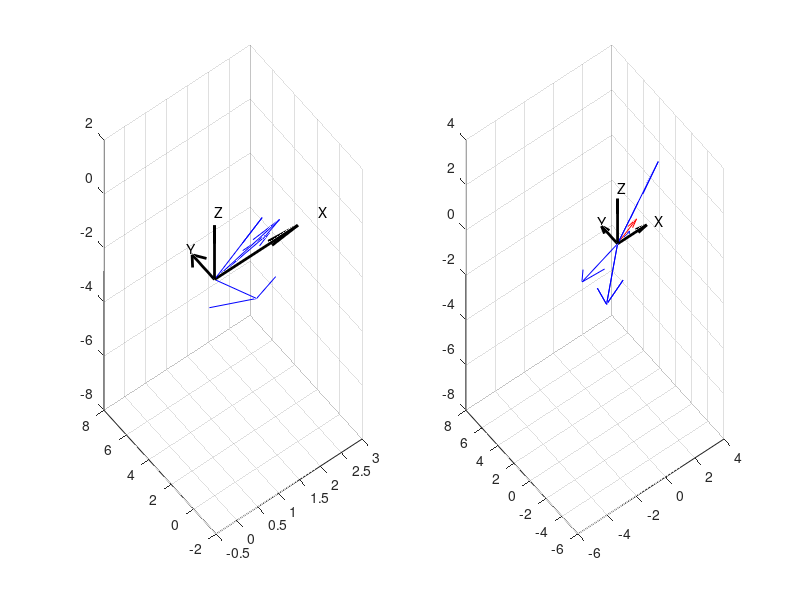

MATLAB code to generate this figure:
%% 1
a = [2; 3; 4];
b = [3; 5; 2];
c = [1; 1; 1];
a + b == b + a
isequal(a + b, b + a)
(a + b) + c == a +(b + c)
isequal((a + b) + c, a + (b + c))
%% 2
alp = 4;
bet = 3;
a = [4; 2; 3];
b = [1; 5; 2];
isequal(alp * (a + b), alp * a + alp * b)
isequal((alp + bet) * a, alp * a + bet * a)
isequal(alp * (bet * a), (alp * bet) * a)
%% 3.1
a = [3; 4; 5];
nr = sqrt(a(1)^2 + a(2)^2 + a(3)^2)
nr = norm(a)
a0 = [(a(1) / nr); (a(2) / nr); (a(3) / nr)]
isequal(norm(a0), 1)
%% 3.2
a = [4; 2];
nr = sqrt(a(1)^2 + a(2)^2)
nr = norm(a)
a0 = [(a(1) / nr); (a(2) / nr)]
isequal(norm(a0), 1)
%% 4
a = [3; 4; 5];
nr = norm(a);
a1ang = acos(a(1) / nr)
a2ang = acos(a(2) / nr)
a3ang = acos(a(3) / nr)
a1 = a(1) / nr
a2 = a(2) / nr
a3 = a(3) / nr
isequal(a1^2 + a2^2 + a3^2, 1)
%% 4.2
a = [4, 2];
nr = norm(a);
a1ang = acos(a(1) / nr)
a2ang = acos(a(2) / nr)
a1 = a(1) / nr
a2 = a(2) / nr
a1^2 + a2^2
isequal(a1^2 + a2^2, 1)
%% 5
a = [1; -2; 0];
b = [0; 1; 1];
c = [1; 2; 2];
plot3([0, a(1)], [0, a(2)], [0, a(3)])
hold on
plot3([0, b(1)], [0, b(2)], [0, b(3)])
plot3([0, c(1)], [0, c(2)], [0, c(3)])
aort = [a(1) / norm(a); a(2) / norm(a); a(3) / norm(a)]
bort = [b(1) / norm(b); b(2) / norm(b); b(3) / norm(b)]
cort = [c(1) / norm(c); c(2) / norm(c); c(3) / norm(c)]
plot3 ([0, 1], [0, 0], [0, 0], 'black', 'LineWidth', 4)
plot3 ([0, 0], [0, 1], [0, 0], 'black', 'LineWidth', 4)
plot3 ([0, 0], [0, 0], [0, 1], 'black', 'LineWidth', 4)
plot3 ([0, aort(1)], [0, aort(2)], [0, aort(3)], 'black', 'LineWidth', 4)
plot3 ([0, bort(1)], [0, bort(2)], [0, bort(3)], 'black', 'LineWidth', 4)
plot3 ([0, cort(1)], [0, cort(2)], [0, cort(3)], 'black', 'LineWidth', 4)
grid on
hold off
%% 6
p = [2 -3];
q = [1 2];
s = [9 4];
isequal(p(1) / q(1), p(2) / q(2))
delta0 = det(horzcat(p', q'))
delta1 = det(horzcat(s', q'))
delta2 = det(horzcat(p', s'))
m = delta1 / delta0;
n = delta2 / delta0;
mp = m * p;
nq = n * q;
quiver(0, 0, mp(1), mp(2), 1, 'Color', 'm', 'lineWidth', 2)
hold on
quiver(0, 0, nq(1), nq(2), 1, 'Color', 'c', 'lineWidth', 2)
quiver(0, 0, p(1), p(2), 1, 'Color', 'r', 'lineWidth', 3)
quiver(0, 0, q(1), q(2), 1, 'Color', 'g', 'lineWidth', 3)
quiver(0, 0, s(1), s(2), 1, 'Color', 'b', 'lineWidth', 2)
quiver(0, 0, 0, 10, 1, 'Color', 'black', 'lineWidth', 2)
quiver(0, 0, 10, 0, 1, 'Color', 'black', 'lineWidth', 2)
hold off
%% 7
a = [3 2];
b = [-2 1];
c = [4 -4];
d1 = det(horzcat(a', b'));
d2 = det(horzcat(c', b'));
d3 = det(horzcat(a', c'));
dc = [d2 / d1, d3 / d1];
d1 = det(horzcat(a', c'));
d2 = det(horzcat(b', c'));
d3 = det(horzcat(a', b'));
db = [d2 / d1, d3 / d1];
d1 = det(horzcat(b', c'));
d2 = det(horzcat(a', c'));
d3 = det(horzcat(b', a'));
da = [d2 / d1, d3 / d1];
subplot(2, 2, 1);
quiver(0, 0, 0, 2, 1, 'Color', 'black', 'LineWidth', 2)
text(2.5, 0, 'X');
hold on
quiver(0, 0, 2, 0, 1, 'Color', 'black', 'LineWidth', 2)
text(0, 2.5, 'Y');
quiver(0, 0, a(1), a(2), 'blue')
quiver(0, 0, b(1), b(2), 'blue')
quiver(0, 0, c(1), c(2), 'blue')
hold off
subplot(2, 2, 2)
quiver(0, 0, 0, 2, 1, 'Color', 'black', 'LineWidth', 2)
text(2.5, 0, 'X');
hold on
quiver(0, 0, 2, 0, 1, 'Color', 'black', 'LineWidth', 2)
text(0, 2.5, 'Y');
quiver(0, 0, a(1), a(2), 'red')
quiver(0, 0, b(1), b(2), 'blue')
quiver(0, 0, c(1), c(2), 'blue')
quiver(0, 0, da(1) * b(1), da(1) * b(2), 'blue')
quiver(0, 0, da(2) * c(1), da(2) * c(2), 'blue')
hold off
subplot(2, 2, 3)
quiver(0, 0, 0, 2, 1, 'Color', 'black', 'LineWidth', 2)
text(2.5, 0, 'X');
hold on
quiver(0, 0, 2, 0, 1, 'Color', 'black', 'LineWidth', 2)
text(0, 2.5, 'Y');
quiver(0, 0, a(1), a(2), 'blue')
quiver(0, 0, b(1), b(2), 'red')
quiver(0, 0, c(1), c(2), 'blue')
quiver(0, 0, db(1) * a(1), db(1) * a(2), 'blue')
quiver(0, 0, db(2) * c(1), db(2) * c(2), 'blue')
hold off
subplot(2, 2, 4)
quiver(0, 0, 0, 2, 1, 'Color', 'black', 'LineWidth', 2)
text(2.5, 0, 'X');
hold on
quiver(0, 0, 2, 0, 1, 'Color', 'black', 'LineWidth', 2)
text(0, 2.5, 'Y');
quiver(0, 0, a(1), a(2), 'blue')
quiver(0, 0, b(1), b(2), 'blue')
quiver(0, 0, c(1), c(2), 'red')
quiver(0, 0, dc(1) * a(1), dc(1) * a(2), 'blue')
quiver(0, 0, dc(2) * b(1), dc(2) * b(2), 'blue')
hold off
%% 8
a = [2, 1, 0];
b = [1, -1, 2];
c = [2, 2, -1];
d = [3, 7, -7];
d1 = det(horzcat(a', b', c'));
d2 = det(horzcat(d', b', c'));
d3 = det(horzcat(a', d', c'));
d4 = det(horzcat(a', b', d'));
dc = [d2 / d1, d3 / d1, d4 / d1];
subplot(1, 2, 1)
quiver3(0, 0, 0, 2, 0, 0, 1, 'Color', 'black', 'LineWidth', 2)
text(2.5, 0, 0, 'X');
hold on
quiver3(0, 0, 0, 0, 2, 0, 1, 'Color', 'black', 'LineWidth', 2)
text(0, 2.5, 0, 'Y');
quiver3(0, 0, 0, 0, 0, 2, 1, 'Color', 'black', 'LineWidth', 2)
text(0, 0, 2.5, 'Z');
quiver3(0, 0, 0, a(1), a(2), a(3), 'b')
quiver3(0, 0, 0, b(1), b(2), b(3), 'b')
quiver3(0, 0, 0, c(1), c(2), c(3), 'b')
quiver3(0, 0, 0, d(1), d(2), d(3), 'b')
hold off
subplot(1, 2, 2)
quiver3(0, 0, 0, 2, 0, 0, 1, 'Color', 'black', 'LineWidth', 2)
text(2.5, 0, 0, 'X');
hold on
quiver3(0, 0, 0, 0, 2, 0, 1, 'Color', 'black', 'LineWidth', 2)
text(0, 2.5, 0, 'Y');
quiver3(0, 0, 0, 0, 0, 2, 1, 'Color', 'black', 'LineWidth', 2)
text(0, 0, 2.5, 'Z');
quiver3(0, 0, 0, a(1), a(2), a(3), 'r')
quiver3(0, 0, 0, b(1), b(2), b(3), 'b')
quiver3(0, 0, 0, dc(1) * b(1), dc(1) * b(2), dc(1) * b(3), 'b')
quiver3(0, 0, 0, c(1), c(2), c(3), 'b')
quiver3(0, 0, 0, dc(2) * c(1), dc(2) * c(2), dc(2) * c(3), 'b')
quiver3(0, 0, 0, d(1), d(2), d(3), 'b')
quiver3(0, 0, 0, dc(3) * d(1), dc(3) * d(2), dc(3) * d(3), 'b')
hold off
%% 9
a = [1, -2, 0];
b = [0, 1, 2];
c = [1, 2, 2];
alp = 2;
isequal(dot(a, b), dot(b, a))
isequal(dot(a + b, c), dot(a, c) + dot(b, c))
isequal(dot(a, b + c), dot(a, b) + dot(a, c))
isequal(dot(alp * a, b), alp * dot(a, b))
isequal(dot(a, alp * b), alp * dot(a, b))
dot(a, a) > 0
a = [0, 0, 0];
dot(a, a) == 0
%% 10
a = [1, -2, 0];
b = [0, 1, 2];
c = [1, 2, 2];
isequal(dot(a, b) * c, a * dot(b, c))
b = [1, 2, 2]

if (isequal(dot(a, b), dot(a, c))) && (~isequal(a, [0, 0, 0]))
    isequal(b, c)
end

isequal(dot(a, b) * b, a * dot(b, b))
